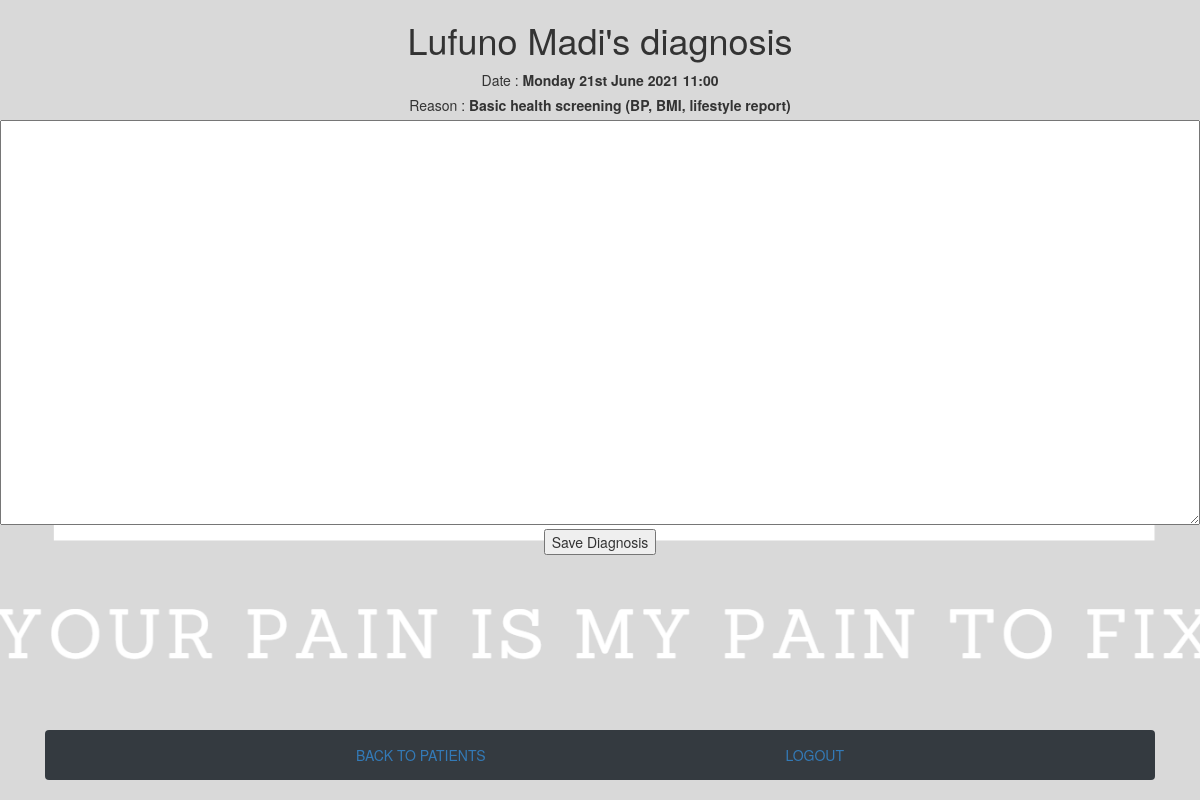
Page /files.php?dateAndTime=Monday 21st June 2021 11:00 on the committed database.
### tables this page shows
CREATE TABLE `book` (
  `cell` varchar(50) NOT NULL,
  `dateAndTime` varchar(50) NOT NULL,
  `reason` varchar(50) NOT NULL,
  `id` int(11) NOT NULL,
  `name` varchar(100) NOT NULL,
  `diagnosis` varchar(1000) NOT NULL
);

### files.php (the view, shortened to what this page needs)
<!DOCTYPE html>
<html>
    <head>
        <link rel="stylesheet" href="theCss.css">
        <link rel="stylesheet" href="https://stackpath.bootstrapcdn.com/bootstrap/4.4.1/css/bootstrap.min.css">
        <link rel="stylesheet" href="https://maxcdn.bootstrapcdn.com/bootstrap/3.4.1/css/bootstrap.min.css">
    </head>
    <body>
        <?php
        include 'db.php';
        ?>
    <center>
        <table align="center">
            <?php
            $dateAndTime = $_GET['dateAndTime'];
            $result = $mysqli->query("SELECT * from book where dateAndTime='$dateAndTime'") or
                    die($mysqli->error);
            $row = $result->fetch_array();
            $reason = $row['reason'];
            $name = $row['name'];
            ?>
            <center>
                <form action="" method="POST">
                                <h1><?php  echo $name; ?>'s diagnosis</h1>
                            Date : <label name="oldDateAndTime"><?php echo $dateAndTime; ?></label><br/>
                            Reason : <label name="reason"><?php echo $reason; ?></label>
                        <textarea name="diagnosis" cols="30" rows="14"></textarea>
                                         <table align="center">
                        <tr><td colspan="2" align="center"><p class="button-style"><input type="submit" title="Click To Save"  name="saveDiagnosis" value="Save Diagnosis" align="center"/></p></td></tr>
                    </table>
                </form>
                </body>
                </html>
                <div class="container fixed-bottom">
                    <nav class="navbar navbar-dark bg-dark">
                        <div class="btn-group dropup">
                            <a href="doctor.php">BACK TO PATIENTS</a>
                        </div>
                        <div class="btn-group dropup">
                            <a href="index.php">LOGOUT</a>
                        </div>
                    </nav>
                </div>
    </body>
</html>

### theCss.css (style rules this page uses)
body { background-image: url('/images/background.png'); background-position: center center; background-repeat: no-repeat; background-attachment: fixed; background-size: cover; background-color: gray; }

### files.php (style rules this page uses)
textarea { font-size: 20px; width: 100%; }

### rows in the picture
book: name "Lufuno Madi", reason "Basic health screening (BP, BMI, lifestyle report)"

### other values in the picture
$dateAndTime "Monday 21st June 2021 11:00"
